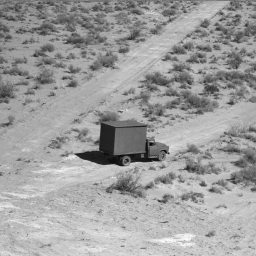
%> input picture truck.gif, 256 x 256 px
$ octave main.m   (GNU Octave 9; MATLAB toolbox functions it lacks are replaced by stand-ins)
%> lines starting %> are read from the running program, lines starting %| are printed output that depends on the picture
### histo_pcap.m
% Obtain the histogram of the input image
function output = histo_pcap(input_image)

    [rows,col] = size(input_image);
    count = zeros(rows,1);
%     prr = zeros(rows,1);
    for i = 1:rows
        for j = 1:col
            count(input_image(i,j)+1) = count(input_image(i,j)+1)+1;    %+1 is added to counter MATLAB indexing
%           prr(input_image(i,j)+1) = count(input_image(i,j)+1)./(rows*col);
        end
    end

    output = count;

end

### cdf_crr.m
% Obtain the CDF of input image
% The input variables are the input image as well as the PDF of the image.
function output = cdf_crr(input_image,pcap_info)
    [rows col] = size(input_image);
    cdf = zeros(rows,1);
    sum=0;
    for p = 1 : 256
        sum = sum + pcap_info(p);
        cdf(p) = cdf(p) + sum;
    end
    output = cdf;
end

### gammatransform.m
% Perform power-law transformation c*r^(gamma)
% Input image and gamma are the input variables
function output = gammatransform(input_image,gamma)
    input_image= double(input_image);
    [rows col] = size(input_image);

    gamma_image = double(zeros(rows,col));

    gamma_image = 255.*((input_image./255).^gamma);
    output = uint8(gamma_image);

end

### main.m
%%%%%%%%%%%%% main.m file %%%%%%%%%%%%%%%%%%%%%%%%%%%%%%%%%%%%%%%%%%%%%
% Purpose:
%      Perform contrast enhancement
% The following input variables are used:
%       f = input image
%
% Code flow:
%       1   Read the input image
%       2   Obtain the pixel count by passing it through histo_pcap.m
%       3   Divide by total number of pixels to get PDF
%       4   Pass it through cdf_crr.m to obtain the CDF
%       5   Perform power-law transformation and thereby obtain its
%           histogram and CDF
%       6   Obtain the range at which the new conditioned pixels are
%           present
%       7   Perform contrast stretching and thereby obtain its histogram
%           and CDF
%       8   Perform histogram equalisation and obtain its histogram and CDF
%
%  The following functions are called:
%          histo_pcap.m     To obtain the histogram of an image
%          gammatransform.m To perform power-law transformation
%          cdf_crr.m        To obtain the CDF of image
%
%
%
%  Author:      Pavan Gurudath
%  Date:        11/01/2017
%%%%%%%%%%%%%%%%%%%%%%%%%%%%%%%%%%%%%%%%%%%%%%%%%%%%%%%%%%%%%%%%%%%%%%%%%%%

clc;            % Clear the command window
clear all;      % Clear the variables in the workspace
close all;      % Close all figure/plot windows

warning off
%% Input image and its details

f = imread('truck.gif');    %input image
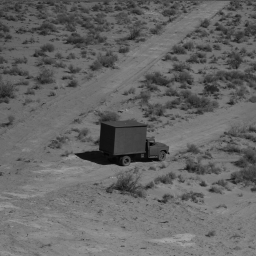
%> f: size 256x256 uint8; min 0, max 167, mean 101.9
[rows,col] = size(f);
%> rows = 256; col = 256

%% PART-1: Compute and plot the image's histogram bpr(r) and cdf cr(r).

histo_image = zeros(rows,1);

pcap_input_image = histo_pcap(f);                    %Obtain the histogram of image
%> after the loop in histo_pcap, `for i = 1:rows`: count = 256 values, max 1533 at index 123, min 0 at index 169, mean 256
%> in histo_pcap, `output = count;`: output has the same summary as count
%> pcap_input_image has the same summary as count in histo_pcap
pdf_input_image = pcap_input_image/(rows*col);
%> pdf_input_image = 256 values, max 0.0234 at index 123, min 0 at index 169, mean 0.00391
cdf_input_image = cdf_crr(f,pdf_input_image);       %Obtain the CDF of image
%> the loop in cdf_crr, `for p = 1 : 256` made 256 passes
%> sum on passes 1 to 3: 3.05e-05, 4.58e-05, 6.1e-05
%> after the loop in cdf_crr, `for p = 1 : 256`: cdf = 256 values from 3.05e-05 to 1; sum = 1
%> in cdf_crr, `output = cdf;`: output = 256 values from 3.05e-05 to 1
%> cdf_input_image = 256 values from 3.05e-05 to 1

y=1:1:256;
%Histogram Plot
h= figure;
plot(y,pcap_input_image);
xlabel('r'); ylabel('p^r(r)');
title('Histogram of input image');
%> figure, not shown here; curve peaks at x = 123, y = 1533
saveas(h,'histogram_input.jpg');

%PDF Plot
h = figure;
plot(y,pdf_input_image);
title('PDF of input image');
xlabel('r'); ylabel('Pr(r)');
saveas(h,'pdf_input.jpg');

%CDF Plot
h = figure;
plot(y,cdf_input_image);
title('CDF of input image');
xlabel('r'); ylabel('Cr(r)');
saveas(h,'cdf_input.jpg');

%% PART-2: Gamma transformation

gamma1 = gammatransform(f,5);                   %Gamma = 5;
%> in gammatransform, `gamma_image = 255.*((input_image./255).^gamma);`:
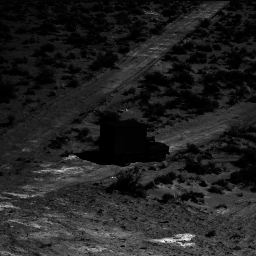
%> gamma_image: size 256x256 double; min 0, max 30.72, mean 4.1; drawn with min black and max white
h = figure;
imshow(uint8(gamma1));
title('Gamma Correction factor = 5');
saveas(h,'gamma5.jpg');

pcap_gamma_image = histo_pcap(gamma1);                    %Obtain the histogram of image
%> pcap_gamma_image = 256 values, max 10969 at index 1, min 0 at index 33, mean 256
pdf_gamma_image = pcap_gamma_image/(rows*col);
%> pdf_gamma_image = 256 values, max 0.167 at index 1, min 0 at index 33, mean 0.00391
cdf_gamma_image = cdf_crr(gamma1,pdf_gamma_image);       %Obtain the CDF of image
%> the loop in cdf_crr (call 2), `for p = 1 : 256` made 256 passes
%> sum on passes 1 to 3: 0.167, 0.299, 0.384
%> cdf_gamma_image = 256 values from 0.167 to 1

%Histogram Plot
h= figure;
plot(y,pcap_gamma_image);
xlabel('r'); ylabel('p^r(r)');
title('Histogram of gamma=5 image');
%> figure, not shown here; curve peaks at x = 1, y = 10969
saveas(h,'histogram_gamma.jpg');

%CDF Plot
h = figure;
plot(y,cdf_gamma_image);
title('CDF of gamma=5 image');
xlabel('r'); ylabel('Cr(r)');
saveas(h,'cdf_gamma.jpg');


gamma2 = gammatransform(f,0.2);                 %Gamma = 0.2;
%> call 2 of gammatransform, with gamma = 0.2
%> in gammatransform (call 2), `gamma_image = 255.*((input_image./255).^gamma);`:
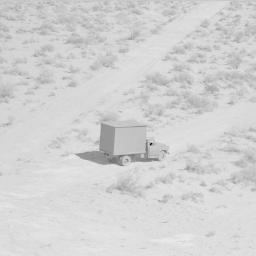
%> gamma_image: size 256x256 double; min 0, max 234.3, mean 210.6
h = figure;
imshow(uint8(gamma2));
title('Gamma Correction factor = 0.2');
saveas(h,'gamma2.jpg');

pcap_gamma2_image = histo_pcap(gamma2);                    %Obtain the histogram of image
%> pcap_gamma2_image = 256 values, max 4290 at index 222, min 0 at index 2, mean 256
pdf_gamma2_image = pcap_gamma2_image/(rows*col);
%> pdf_gamma2_image = 256 values, max 0.0655 at index 222, min 0 at index 2, mean 0.00391
cdf_gamma2_image = cdf_crr(gamma2,pdf_gamma2_image);       %Obtain the CDF of image
%> cdf_gamma2_image = 256 values from 3.05e-05 to 1

%Histogram Plot
h= figure;
plot(y,pcap_gamma2_image);
xlabel('r'); ylabel('p^r(r)');
title('Histogram of gamma=0.2 image');
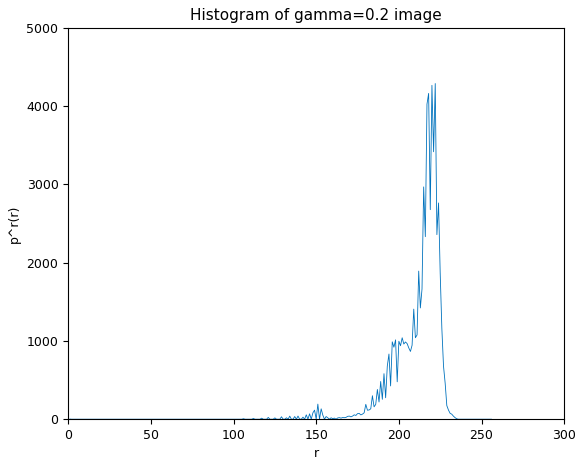
%> figure redrawn from the program's plot data; curve peaks at x = 222, y = 4290
saveas(h,'histogram_gamma2.jpg');

%CDF Plot
h = figure;
plot(y,cdf_gamma2_image);
title('CDF of gamma=0.2 image');
xlabel('r'); ylabel('Cr(r)');
saveas(h,'cdf_gamma2.jpg');

% h = figure;
% imshowpair(gamma1, gamma2, 'Montage');

%% PART-3: Contrast Stretching

cdf_new_image = double(zeros(256,1));
c_mid_low = double(ones(256,1));
c_mid_high = double(zeros(256,1));

for p = 1:256
    if cdf_input_image(p)<0.1
        cdf_new_image(p) = 0;
    elseif cdf_input_image(p)<=0.9
        cdf_new_image(p) = cdf_input_image(p);
        c_mid_low(p) = cdf_input_image(p);
        c_mid_high(p) = cdf_input_image(p);
    else
        cdf_new_image(p) = 1;
    end
end
%> after the loop, c_mid_high = 256 values, max 0.887 at index 129, min 0 at index 1, mean 0.102; c_mid_low = 256 values, max 1 at index 1, min 0.102 at index 65, mean 0.848; cdf_new_image = 256 values from 0 to 1

h = figure;
plot(y,cdf_new_image);
title('CDF of new contrast stretched image BEFORE stretching');
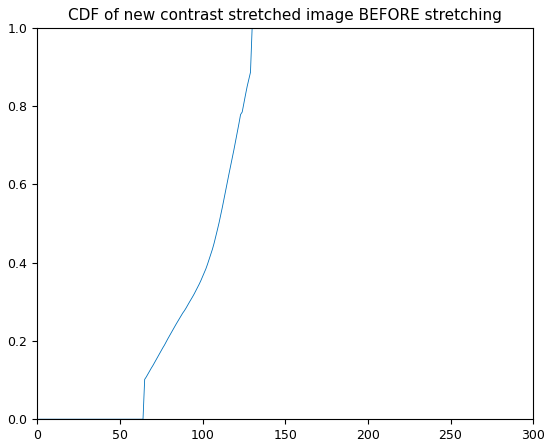
%> figure redrawn from the program's plot data; curve peaks at x = 130, y = 1
saveas(h,'cdf_before_stretching.jpg');

[a L1] = min(c_mid_low);            %Find starting point of contrast stretching
%> a = 0.102; L1 = 65
[b L2] = max(c_mid_high);           %Find ending point of contrast stretching
%> b = 0.887; L2 = 129
L2 = L2+1;
%> L2 = 130

slope = 255/(L2 - L1);              %Slope of contrast stretching
%> slope = 3.92
b= -slope*(L1);                     %y-intercept of contrast stretching line
%> b = -255

f_stretch_contrast = double(zeros(rows,col));

for i=1:rows
    for j=1:col
        if f(i,j) <= L1
            f_stretch_contrast(i,j) = 0;
        elseif f(i,j) >= L2
            f_stretch_contrast(i,j) = 255;
        else
            f_stretch_contrast(i,j) = slope*double(f(i,j))+b;
        end
    end
end
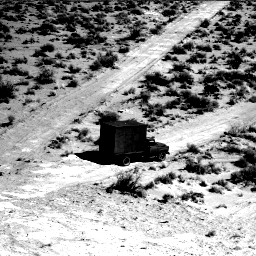
%> f_stretch_contrast: size 256x256 double; min 0, max 255, mean 149.6


f_stretch_contrast = uint8(f_stretch_contrast);
%> f_stretch_contrast: size 256x256 uint8

figure;
imshow(f_stretch_contrast);
imwrite(f_stretch_contrast,'ContrastStretching.jpg');

pcap_new_image = histo_pcap(f_stretch_contrast);
%> pcap_new_image = 256 values, max 7092 at index 1, min 0 at index 2, mean 256
pdf_new_image = pcap_new_image/(rows*col);
%> pdf_new_image = 256 values, max 0.108 at index 1, min 0 at index 2, mean 0.00391
cdf_new_image = cdf_crr(f_stretch_contrast,pdf_new_image);
%> cdf_new_image = 256 values from 0.108 to 1

y=1:1:256;
%Histogram Plot
h = figure;
plot(y,pcap_new_image);
title('Histogram of image after contrast stretching');
%> figure, not shown here; curve peaks at x = 1, y = 7092
saveas(h,'histogram_after_stretching.jpg');

%PDF Plot
h = figure;
plot(y,pdf_new_image);
title('PDF of image after contrast stretching');
%> figure, not shown here; curve peaks at x = 1, y = 0.108
saveas(h,'pdf_after_stretching.jpg');

%CDF Plot
h = figure;
bar(y,cdf_new_image);
title('CDF of new contrast stretched image AFTER stretching');
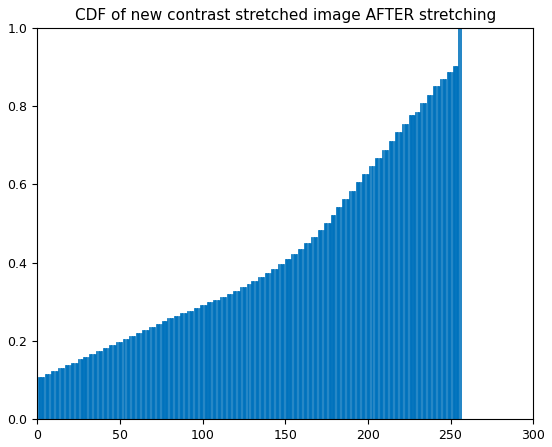
%> figure redrawn from the program's plot data; tallest bar 1 high, from x = 254.6 to 255.4
saveas(h,'cdf_after_stretching.jpg');

%% PART-4: Otpimal Contrast Stretching

pcap_ocs_image = histo_pcap(f);
%> pcap_ocs_image has the same summary as count in histo_pcap
pdf_ocs_image = pcap_ocs_image/(rows*col);
%> pdf_ocs_image has the same summary as pdf_input_image
cdf_ocs_image = cdf_crr(f,pdf_ocs_image);
%> cdf_ocs_image = 256 values from 3.05e-05 to 1

% Lmax = max(max(f));
Lmax = 255;

for r=1:256
%> (the run ends here)
